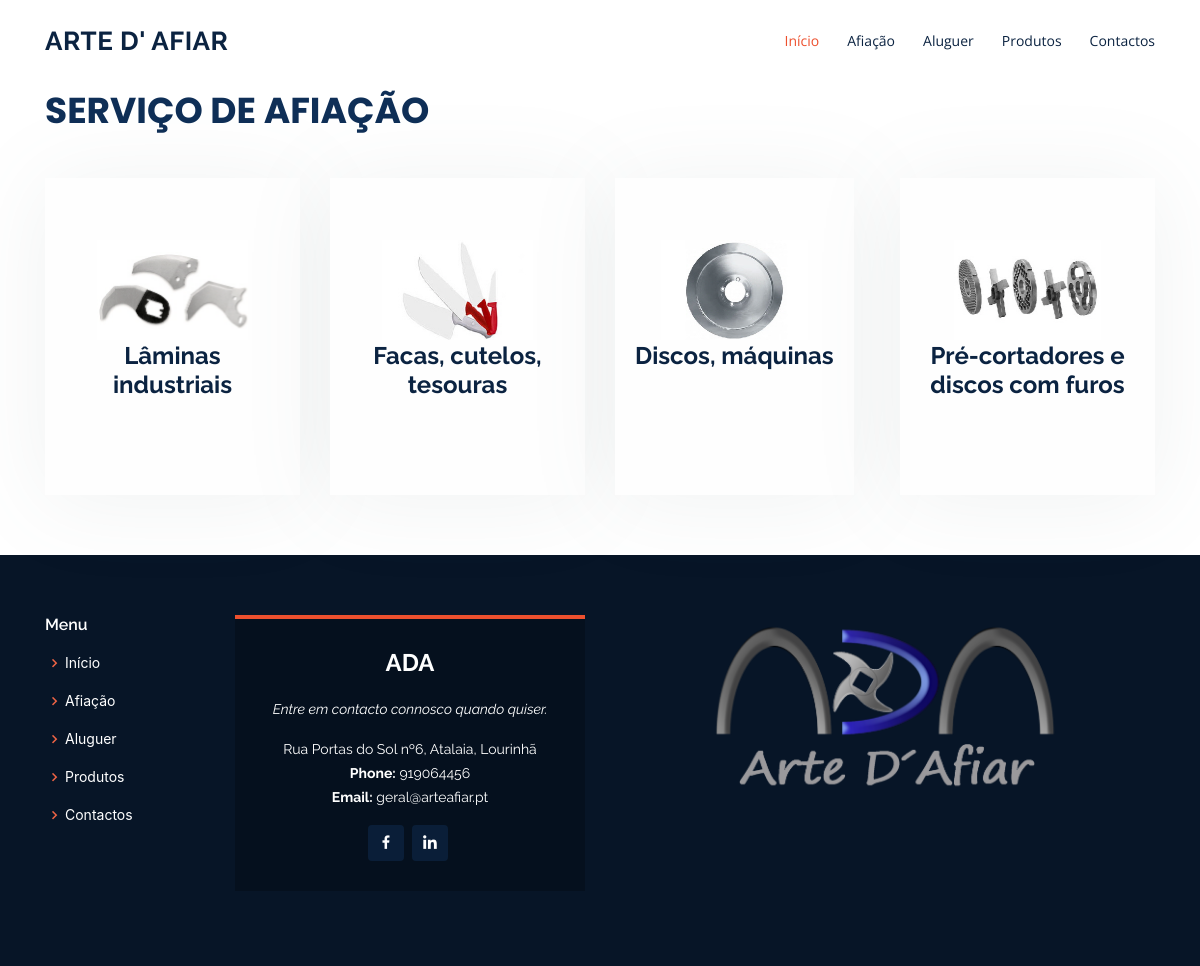
The app's page /afiacoes.php with its own data.
### tables this page shows
CREATE TABLE `afiacoes` (
  `id` int(11) NOT NULL,
  `titulo` varchar(150) NOT NULL
);

CREATE TABLE `contactos` (
  `id` int(11) NOT NULL,
  `endereço` varchar(250) NOT NULL,
  `email_um` varchar(250) NOT NULL,
  `email_dois` varchar(250) NOT NULL,
  `telefone` varchar(100) NOT NULL
);

### bd.php (called while the page is built, shortened)
<?php
class Db {
    public function connect() {
        $this->servername="localhost";
        $this->username = "root";
        $this->password = "";
        $this->dbname = "ada";
        $this->charset = "utf8";
        try{
            $dsn = "mysql:host=".$this->servername.";dbname=".$this->dbname.";charset=".$this->charset;
            $pdo = new PDO($dsn,  $this->username, $this->password);
            $pdo->setAttribute(PDO::ATTR_ERRMODE, PDO::ERRMODE_EXCEPTION);
            return $pdo;
        } catch(PDOException $e){
            echo "Connection failed: " . $e->getMessage();
        }
    }
}

### Afiacao.php (called while the page is built, shortened)
<?php
class Aficao{
    private $titulo;
    public function __construct($id, $titulo){
        $this->titulo=$titulo;
    }
    public function getTitulo(){
        return $this->titulo;
    }
}

### ContactosUm.php (called while the page is built, shortened)
<?php
 class Contactos{
    private $endereço;
    private $email_um;
    private $telefone;
    public function __construct($id, $endereço, $email_um, $email_dois, $telefone){
        $this->endereço=$endereço;
        $this->email_um=$email_um;
        $this->telefone=$telefone;
    }
    public function getEndereço(){
        return $this->endereço;
    }
    public function getEmailUm(){
        return $this->email_um;
    }
    public function getTelefone(){
        return $this->telefone;
    }
 }

### afiacoes.php (the view, shortened to what this page needs)
<!doctype html>
<html lang="en">
  <head>
  <link href="assets/vendor/bootstrap/css/bootstrap.min.css" rel="stylesheet">
  <link href="assets/vendor/icofont/icofont.min.css" rel="stylesheet">
  <link href="assets/vendor/boxicons/css/boxicons.min.css" rel="stylesheet">
  <link href="assets/vendor/animate.css/animate.min.css" rel="stylesheet">
  <link href="assets/vendor/remixicon/remixicon.css" rel="stylesheet">
  <link href="assets/vendor/venobox/venobox.css" rel="stylesheet">
  <link href="assets/vendor/owl.carousel/assets/owl.carousel.min.css" rel="stylesheet">
  <link href="assets/vendor/aos/aos.css" rel="stylesheet">
  <link href="assets/css/style.css" rel="stylesheet">
  </head>
  <body>
    <?php
      require_once('bd.php');
      require_once('Afiacao.php');
      $db = new Db;
      $stmt=$db->connect()->query("SELECT * FROM afiacoes WHERE id='1'");
      $row = $stmt->fetch();
      $id_um = $row['id'];
      $titulo_um = $row['titulo'];
      $stmt=$db->connect()->query("SELECT * FROM afiacoes WHERE id='2'");
      $row = $stmt->fetch();
      $id_dois = $row['id'];
      $titulo_dois = $row['titulo'];
      $stmt=$db->connect()->query("SELECT * FROM afiacoes WHERE id='3'");
      $row = $stmt->fetch();
      $id_tres = $row['id'];
      $titulo_tres = $row['titulo'];
      $stmt=$db->connect()->query("SELECT * FROM afiacoes WHERE id='4'");
      $row = $stmt->fetch();
      $id_quatro = $row['id'];
      $titulo_quatro = $row['titulo'];
      $a1 = new Aficao($id_um, $titulo_um);
      $a2 = new Aficao($id_dois, $titulo_dois);
      $a3 = new Aficao($id_tres, $titulo_tres);
      $a4 = new Aficao($id_quatro, $titulo_quatro);
      $afiacoes = array(
        "1" => $a1,
        "2" => $a2,
        "3" => $a3,
        "4" => $a4,
      );
    ?>
    <header id="header" class="fixed-top">
     <?php  require_once('header.php');?>
    </header>
    <section id="services" class="services">
      <div class="container" data-aos="fade-up">
        <div class="section-title">
            <br>
          <p>Serviço de Afiação</p>
        </div>
        <div class="row">
          <div class="col-lg-3 col-md-5 d-flex align-items-stretch" data-aos="zoom-in" data-aos-delay="100">
            <div class="icon-box"><div class="icon"><img src="fotos/afiacoes/laminas_industriais.jpg" style="widht:100px; height:100px;"></img></div>
              <h4><a><?php echo($afiacoes[1]->getTitulo());?></a></h4>
            </div>
          </div>
          <div class="col-lg-3 col-md-5 d-flex align-items-stretch mt-4 mt-md-0" data-aos="zoom-in"
            data-aos-delay="200">
            <div class="icon-box">
              <div class="icon"><img src="fotos/afiacoes/facas_cutelos_tesouras.jpg" style="widht:100px; height:100px;"></img></i></div>
              <h4><a><?php echo($afiacoes[2]->getTitulo());?></a></h4>
            </div>
          </div>
          <div class="col-lg-3 col-md-5 d-flex align-items-stretch mt-4 mt-lg-0" data-aos="zoom-in"
            data-aos-delay="300">
            <div class="icon-box">
              <div class="icon"><img src="fotos/afiacoes/discos_maquinas.jpg" style="widht:100px; height:100px;"></img></div>
              <h4><a><?php echo($afiacoes[3]->getTitulo());?></a></h4>
              <br>
            </div>
          </div>
          <div class="col-lg-3 col-md-5 d-flex align-items-stretch mt-4 mt-lg-0" data-aos="zoom-in"
            data-aos-delay="300">
            <div class="icon-box">
              <div class="icon"><img src="fotos/afiacoes/pre-cortadores.jpg" style="widht:100px; height:100px;"></img></div>
              <h4><a><?php echo($afiacoes[4]->getTitulo());?></a></h4>
            </div>
          </div>
        </div>
      </div>
    </section>
    <footer id="footer">
    <?php  require_once('footer.php');?>
  </footer>
  </body>
</html>

### footer.php (shortened to what this page needs)
<!doctype html>
<html lang="en">
  <head>
    <link rel="stylesheet" href="https://stackpath.bootstrapcdn.com/bootstrap/4.3.1/css/bootstrap.min.css">
  </head>
  <body>
    <?php
        require_once('bd.php');
        require_once('ContactosUm.php');
        $db = new Db;
        $stmt=$db->connect()->query("SELECT * FROM contactos");
        $contactos = array();
      foreach($stmt as $row){
        $id = $row['id'];
        $endereço = $row['endereço'];
        $email_um = $row['email_um'];
        $email_dois = $row['email_dois'];
        $telefone = $row['telefone'];
        $contacto = new Contactos($id, $endereço, $email_um, $email_dois, $telefone);
        array_push($contactos,$contacto);
      }
    ?>
    <div class="footer-top">
      <div class="container">
        <div class="row">
          <div class="col-lg-2 col-md-5 footer-links">
            <h4>Menu</h4>
            <ul>
              <li><i class="bx bx-chevron-right"></i> <a href="index.php">Início</a></li>
              <li><i class="bx bx-chevron-right"></i> <a href="afiacoes.php">Afiação</a></li>
              <li><i class="bx bx-chevron-right"></i> <a href="aluguer.php">Aluguer</a></li>
              <li><i class="bx bx-chevron-right"></i> <a href="produtos.php">Produtos</a></li>
              <li><i class="bx bx-chevron-right"></i> <a href="contactos.php">Contactos</a></li>
            </ul>
          </div>
          <div class="col-lg-4 col-md-6">
            <div class="footer-info">
              <h3>ADA</h3>
              <p class="pb-3"><em>Entre em contacto connosco quando quiser.</em>
              </p>
              <p>
              <?php echo($contactos[0]->getEndereço());?> <br>
                <strong>Phone:</strong><?php echo($contactos[0]->getTelefone());?><br>
                <strong>Email:</strong><?php echo($contactos[0]->getEmailUm());?><br>
              </p>
              <div class="social-links mt-3">
                <a href="#" class="facebook"><i class="bx bxl-facebook"></i></a>
                <a href="#" class="linkedin"><i class="bx bxl-linkedin"></i></a>
              </div>
            </div>
          </div>
           <div class="col-lg-5 col-md-7 footer-newsletter">
           <img src="fotos/logo.png" style="height:180px; widht:50px; float:right; ">
          </div>
        </div>
      </div>
    </div>
  </body>
</html>

### assets/css/style.css (style rules this page uses)
body { font-family: "Open Sans", sans-serif; color: #444444; }
a { color: #ed502e; }
h1, h2, h3, h4, h5, h6 { font-family: "Raleway", sans-serif; }
#header { background: #fff; transition: all 0.5s; z-index: 997; padding: 20px 0; }
section { padding: 60px 0; }
.section-title { padding-bottom: 40px; }
.section-title p { margin: 0; margin: 0; font-size: 36px; font-weight: 700; text-transform: uppercase; font-family: "Poppins", sans-serif; color: #0f2f57; }
.services .icon-box { text-align: center; background: #fefefe; box-shadow: 0px 5px 90px 0px rgba(110, 123, 131, 0.1); padding: 80px 20px; transition: all ease-in-out 0.3s; }
.services .icon-box .icon { margin: 0 auto; width: 64px; height: 64px; background: #ed502e; border-radius: 5px; transition: all .3s ease-out 0s; display: flex; align-items: center; justify-content: center; margin-bottom: 20px; transform-style: preserve-3d; position: relative; z-index: 2; }
.services .icon-box .icon::before { position: absolute; content: ''; left: -8px; top: -8px; height: 100%; width: 100%; background: #f9c6bb; border-radius: 5px; transition: all .3s ease-out 0s; transform: translateZ(-1px); z-index: 1; }
.services .icon-box h4 { font-weight: 700; margin-bottom: 15px; font-size: 24px; }
.services .icon-box h4 a { color: #0b2341; }
#footer { background: #071527; padding: 0 0 30px 0; color: #fff; font-size: 14px; }
#footer .footer-top { padding: 60px 0 30px 0; }
#footer .footer-top .footer-info { margin-bottom: 15px; background: #05101e; border-top: 4px solid #ed502e; text-align: center; padding: 30px 20px; }
#footer .footer-top .footer-info h3 { font-size: 24px; margin: 0 0 20px 0; padding: 2px 0 2px 0; line-height: 1; font-weight: 700; }
#footer .footer-top .footer-info p { font-size: 14px; line-height: 24px; margin-bottom: 0; font-family: "Raleway", sans-serif; }
#footer .footer-top .social-links a { font-size: 18px; display: inline-block; color: #fff; line-height: 1; padding: 8px 0; margin-right: 4px; border-radius: 4px; text-align: center; width: 36px; height: 36px; transition: 0.3s; background: #0a1e38; }
#footer .footer-top h4 { font-size: 16px; font-weight: 600; color: #fff; position: relative; padding-bottom: 12px; }
#footer .footer-top .footer-links { margin-bottom: 30px; }
#footer .footer-top .footer-links ul { list-style: none; padding: 0; margin: 0; }
#footer .footer-top .footer-links ul i { padding-right: 2px; color: #ef6445; font-size: 18px; line-height: 1; }
#footer .footer-top .footer-links ul li { padding: 10px 0; display: flex; align-items: center; }
#footer .footer-top .footer-links ul li:first-child { padding-top: 0; }
#footer .footer-top .footer-links ul a { color: #fff; transition: 0.3s; display: inline-block; line-height: 1; }

### records on screen
afiacoes: titulo "Lâminas industriais"
afiacoes: titulo "Facas, cutelos, tesouras"
afiacoes: titulo "Discos, máquinas"
afiacoes: titulo "Pré-cortadores e discos com furos"
contactos: endereço "Rua Portas do Sol nº6, Atalaia, Lourinhã", telefone "919064456", email_um "geral@arteafiar.pt"
